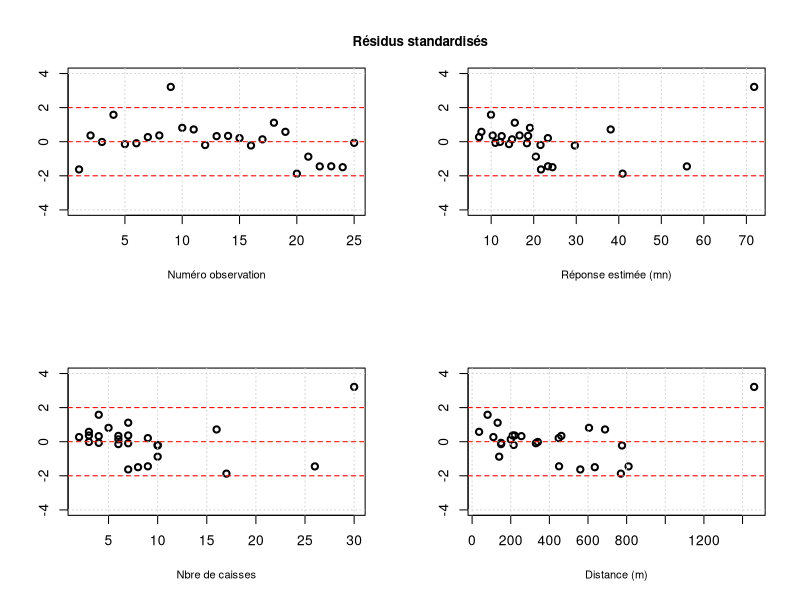
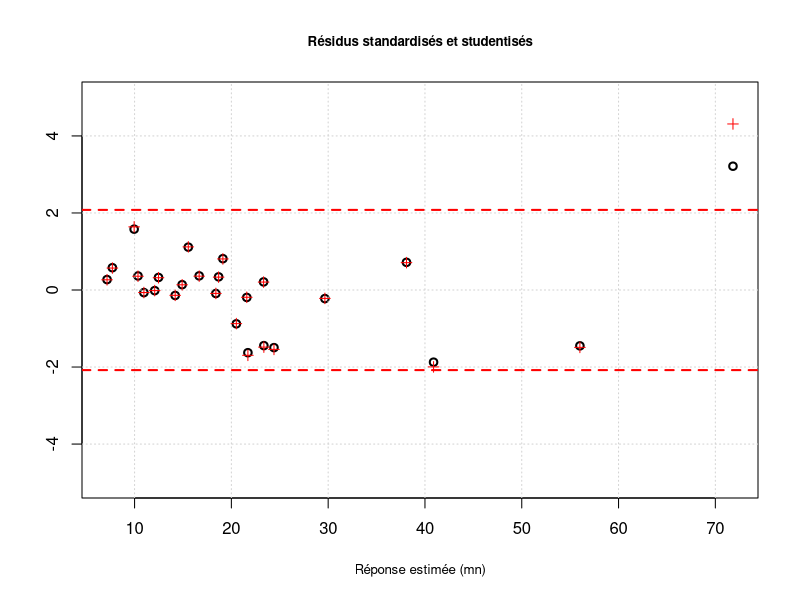
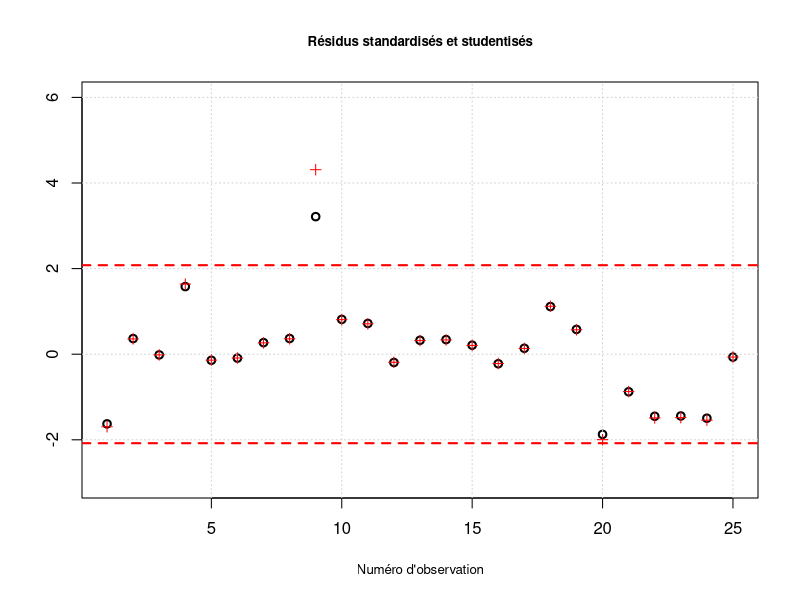
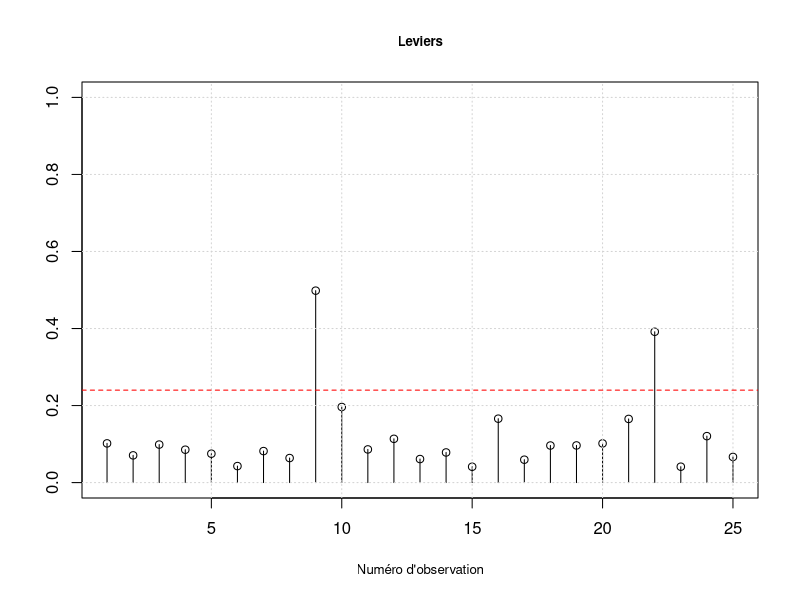
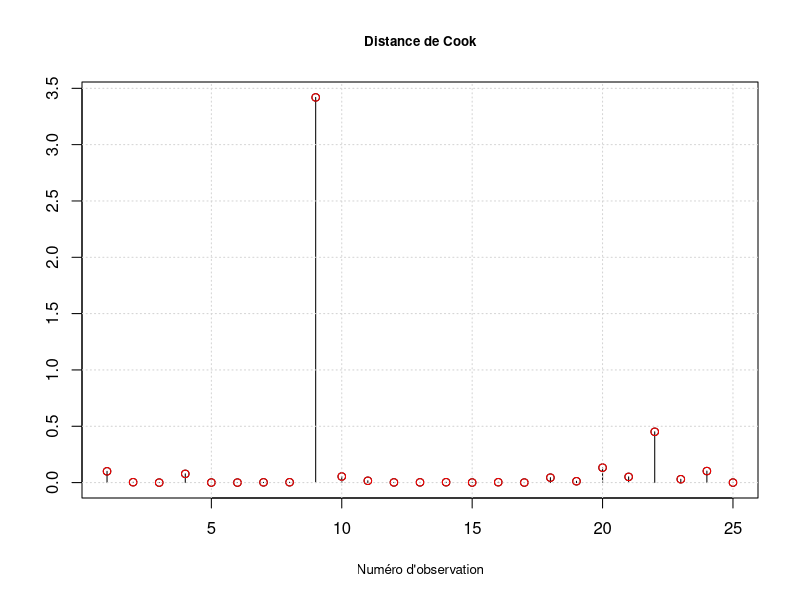
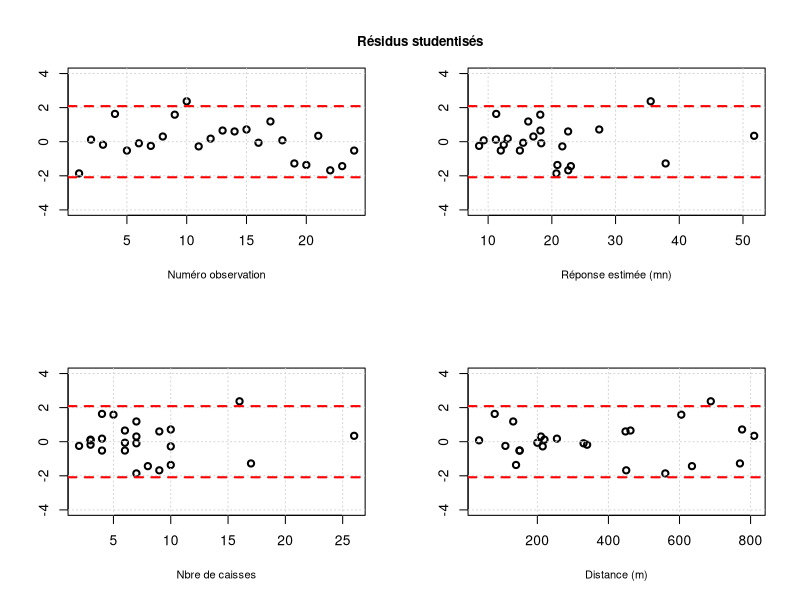
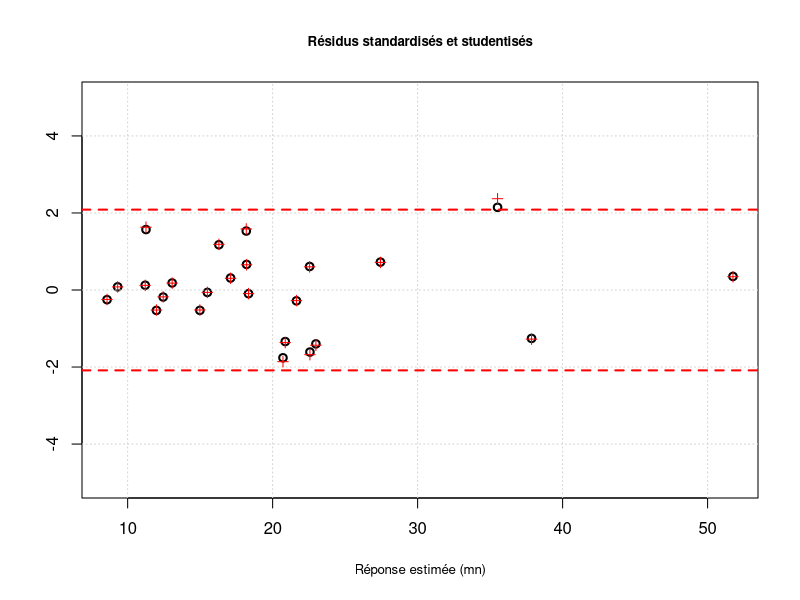
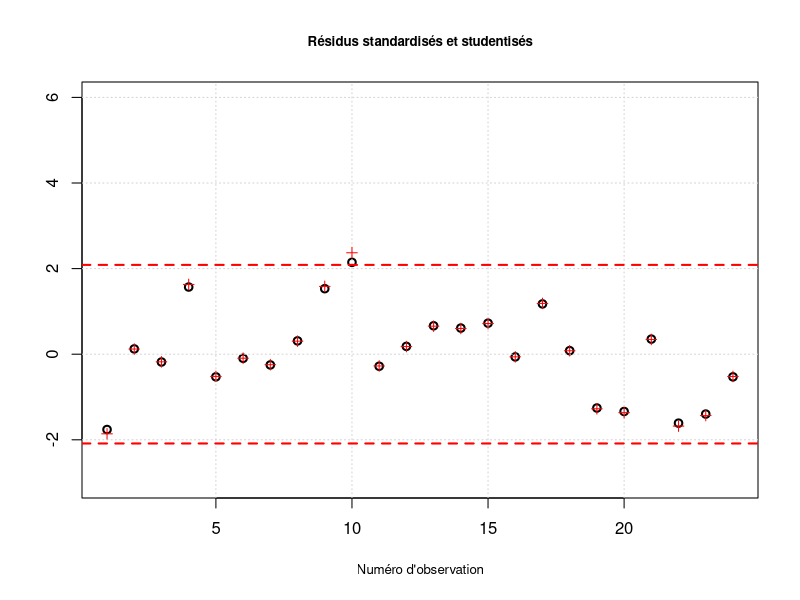

These charts were generated, in order, by the following R code:
# Majeure Science des Données 2020-2021
# Cours de Régression - Exemple 2    

# Modèle de Régression sur données réelles
# Approvisionnement d'un parc de distributeurs de boissons

data2 <- read.table("data2.txt", header=TRUE)
names(data2)
n <- dim(data2)[1]
temps <- data2$temps
nb <- data2$nb
dist <- data2$dist

# Modèle de Régression Linéaire Multiple
mod <- lm(temps ~ nb + dist)     
mod.s <- summary(mod)
print(mod.s)

# Analyse de la variance
anova(lm(temps~1),mod)
anova(mod)

# Analyse des résidus standardisés
par(mfrow=c(2,2))
plot(1:n,rstandard(mod),xlab="Numéro observation",
     ylab="",ylim=c(-4,4),lwd=2, cex.lab=0.8)
grid()
abline(h=c(0,2,-2),lty=2, col="red")
plot(mod$fitted.values,rstandard(mod),xlab="Réponse estimée (mn)",
     ylab="",ylim=c(-4,4),lwd=2, cex.lab=0.8)
grid()
abline(h=c(0,2,-2),lty=2, col="red")
plot(nb,rstandard(mod),xlab="Nbre de caisses",
     ylab="",ylim=c(-4,4),lwd=2, cex.lab=0.8)
grid()
abline(h=c(0,2,-2),lty=2, col="red")
plot(dist,rstandard(mod),xlab="Distance (m)",
     ylab="",ylim=c(-4,4),lwd=2, cex.lab=0.8)
grid()
abline(h=c(0,2,-2),lty=2, col="red")
par(mfrow=c(1,1))
title('Résidus standardisés', cex.main=0.8)

# Résidus studentisés en fonction de la réponse prédite
plot(mod$fitted.values,rstandard(mod),xlab="Réponse estimée (mn)",
     ylab="",ylim=c(-5,5),lwd=2, cex.lab=0.8)
grid()
points(mod$fitted.values,rstudent(mod),col="red",pch=3)
abline(h=qt(p=0.025,df=mod$df.residual-1),col="red",lwd=2,lty=2)
abline(h=qt(p=0.975,df=mod$df.residual-1),col="red",lwd=2,lty=2)
title(main=list("Résidus standardisés et studentisés",cex=0.8))

# Tracé séquentiel des résidus studentisés 
plot(1:n,rstandard(mod),xlab="Numéro d'observation",
     ylab="",ylim=c(-3,6),lwd=2, cex.lab=0.8)
grid()
points(1:n,rstudent(mod),col="red",pch=3)
abline(h=qt(p=0.025,df=mod$df.residual-1),col="red",lwd=2,lty=2)
abline(h=qt(p=0.975,df=mod$df.residual-1),col="red",lwd=2,lty=2)
title(main=list("Résidus standardisés et studentisés",cex=0.8))

# Leviers
lev <- hatvalues(mod)
print(lev)
plot(lev,xlab="Numéro d'observation",ylab="",main="Leviers",type="h",
     ylim=c(0,1),cex.main=0.8,cex.lab=0.8)
points(lev)
grid()
p <- ncol(data2) - 1
abline(h=2*(p+1)/n,col="red",lty=2)
index.leviers <- which(lev>2*(p+1)/n)
print(index.leviers)

# Distance de Cook
dist.Cook <- cooks.distance(mod)
plot(dist.Cook,xlab="Numéro d'observation",ylab="",main="Distance de Cook",
     type="h",cex.main=0.8,cex.lab=0.8)
points(dist.Cook)
grid()

# Calcul direct de la distance de Cook
dist2.Cook <- (lev/(1-lev))*rstandard(mod)^2/(p+1)
points(dist2.Cook,col="red")

# Suppression de l'observation n°9
print(n)
data.lo9 <- data2[-9,]
temps <- data.lo9$temps
nb <- data.lo9$nb
dist <- data.lo9$dist
n <- length(temps)
print(n)

# Modèle de Régression Linéaire Multiple
mod <- lm(temps ~ nb + dist)     
mod.s <- summary(mod)
print(mod.s)

# Analyse des résidus studentisés
par(mfrow=c(2,2))
plot(1:n,rstudent(mod),xlab="Numéro observation",
     ylab="",ylim=c(-4,4),lwd=2, cex.lab=0.8)
grid()
abline(h=qt(p=0.025,df=mod$df.residual-1),col="red",lwd=2,lty=2)
abline(h=qt(p=0.975,df=mod$df.residual-1),col="red",lwd=2,lty=2)
plot(mod$fitted.values,rstudent(mod),xlab="Réponse estimée (mn)",
     ylab="",ylim=c(-4,4),lwd=2, cex.lab=0.8)
grid()
abline(h=qt(p=0.025,df=mod$df.residual-1),col="red",lwd=2,lty=2)
abline(h=qt(p=0.975,df=mod$df.residual-1),col="red",lwd=2,lty=2)
plot(nb,rstudent(mod),xlab="Nbre de caisses",
     ylab="",ylim=c(-4,4),lwd=2, cex.lab=0.8)
grid()
abline(h=qt(p=0.025,df=mod$df.residual-1),col="red",lwd=2,lty=2)
abline(h=qt(p=0.975,df=mod$df.residual-1),col="red",lwd=2,lty=2)
plot(dist,rstudent(mod),xlab="Distance (m)",
     ylab="",ylim=c(-4,4),lwd=2, cex.lab=0.8)
grid()
abline(h=qt(p=0.025,df=mod$df.residual-1),col="red",lwd=2,lty=2)
abline(h=qt(p=0.975,df=mod$df.residual-1),col="red",lwd=2,lty=2)
par(mfrow=c(1,1))
title('Résidus studentisés', cex.main=0.8)

# Résidus en fonction de la réponse prédite
plot(mod$fitted.values,rstandard(mod),xlab="Réponse estimée (mn)",
     ylab="",ylim=c(-5,5),lwd=2, cex.lab=0.8)
grid()
points(mod$fitted.values,rstudent(mod),col="red",pch=3)
abline(h=qt(p=0.025,df=mod$df.residual-1),col="red",lwd=2,lty=2)
abline(h=qt(p=0.975,df=mod$df.residual-1),col="red",lwd=2,lty=2)
title(main=list("Résidus standardisés et studentisés",cex=0.8))

# Tracé séquentiel des résidus  
plot(1:n,rstandard(mod),xlab="Numéro d'observation",
     ylab="",ylim=c(-3,6),lwd=2, cex.lab=0.8)
grid()
points(1:n,rstudent(mod),col="red",pch=3)
abline(h=qt(p=0.025,df=mod$df.residual-1),col="red",lwd=2,lty=2)
abline(h=qt(p=0.975,df=mod$df.residual-1),col="red",lwd=2,lty=2)
title(main=list("Résidus standardisés et studentisés",cex=0.8))

# Leviers
lev <- hatvalues(mod)
print(lev)
plot(lev,xlab="Numéro d'observation",ylab="",main="Leviers",type="h",
     ylim=c(0,1),cex.main=0.8,cex.lab=0.8)
points(lev)
grid()
p <- ncol(data2) - 1
abline(h=2*(p+1)/n,col="red",lty=2)
index.leviers <- which(lev>2*(p+1)/n)
print(index.leviers)

# Distance de Cook
dist.Cook <- cooks.distance(mod)
plot(dist.Cook,xlab="Numéro d'observation",ylab="",main="Distance de Cook",
     type="h",cex.main=0.8,cex.lab=0.8)
points(dist.Cook)
grid()

# Analyse des résidus sous R
plot(mod)
